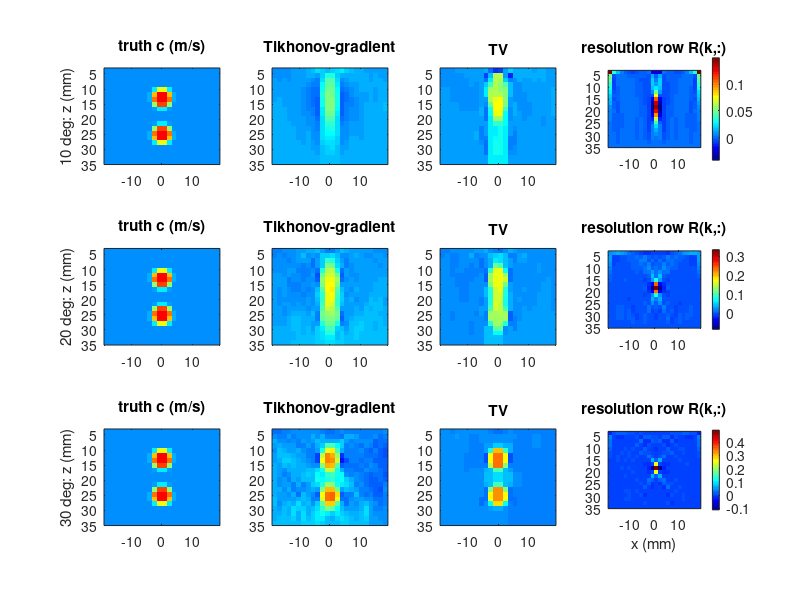

This figure's MATLAB source:
%% m13_sos_tomography_limited_angle.m
% Echo-mode (CUTE-type) sound-speed tomography toy with limited angular aperture.
% Purpose : Unknown: slowness deviation ds = 1/c - 1/c0 on a 24 x 20 grid of
%           1.6 mm pixels (x = +-19.2 mm under a 38.4 mm, 128 x 0.3 mm array;
%           z = 3 to 35 mm). For every pixel r (echoes come from speckle
%           everywhere) and steering angle th, the beamforming delay error is
%           the line integral of ds along the straight path from r to the
%           array at angle th:  L_th(r) = int ds dl.
%           Data = common-midangle differences between transmit/receive angle
%           pairs:  d = L_i + L_j - 2 L_m, with m = (i+j)/2, K = 7 angles in
%           [-thmax, thmax]. The absolute delay is never measured.
%           Inversion: Tikhonov with a gradient penalty (Hansen convention)
%              min ||A ds - d||^2 + lam^2 ||G ds||^2
%           and anisotropic TV by ADMM. Data are generated by fine ray
%           sampling of a smooth-edged truth (0.05 mm steps) and inverted with
%           bilinear 0.4 mm steps on the coarse grid, to avoid the inverse crime.
%           The 0-3 mm band above the grid is lumped into the top row (clamped weights).
%           The model-resolution matrix R = (A'A + lam^2 G'G)^-1 A'A shows
%           what the inversion can see: row k = how pixel k mixes its neighbours.
% Change  : thmax_list, noise_ns, the truth (kind = 'vpair', 'disk', 'hpair').
% Expect  : two inclusions 12 mm apart in depth merge into one vertical streak
%           at 10 deg and separate at 30 deg; the resolution row is several
%           times longer in z than in x; a horizontal layer is only weakly
%           sensed (its data scale as 2(sec th - 1) ~ th^2).
% Runtime : about 10 s in Octave.
clear; close all; rng(1);

c0 = 1540;                                   % reference sound speed (m/s)
Nx = 24; Nz = 20; dx = 1.6;                  % grid (pixels, mm)
xc = ((0:Nx-1) - (Nx-1)/2)*dx;               % lateral centres (mm)
zc = 3 + ((0:Nz-1) + 0.5)*dx;                % depth centres (mm)
Xh = 19.2;                                   % aperture half-width (mm)
np = Nx*Nz; K = 7; noise_ns = 5;             % unknowns, angles, delay noise std (ns)
kind = 'vpair';
sg = @(r, r0) 1./(1 + exp((r - r0)/0.4));    % smooth edge, 0.4 mm
switch kind
    case 'vpair', truth = @(x, z) 1540 + 50*(sg(hypot(x, z - 13), 3) + sg(hypot(x, z - 25), 3));
    case 'hpair', truth = @(x, z) 1540 + 50*(sg(hypot(x - 6, z - 19), 3) + sg(hypot(x + 6, z - 19), 3));
    otherwise,    truth = @(x, z) 1540 + 50*sg(hypot(x, z - 19), 5);
end
dsf = @(c) (1./c - 1/c0)*1e6;                % slowness deviation in ns/mm
[XX, ZZ] = meshgrid(xc, zc); ctrue = truth(XX, ZZ); ctrue = reshape(ctrue', [], 1);  % row-major: index = iz*Nx + ix

% gradient operator G (horizontal and vertical neighbour differences)
I = speye(np); G = [];
for iz = 0:Nz-1, for ix = 0:Nx-2, k = iz*Nx + ix + 1; G = [G; I(k + 1, :) - I(k, :)]; end, end %#ok<AGROW>
for iz = 0:Nz-2, for ix = 0:Nx-1, k = iz*Nx + ix + 1; G = [G; I(k + Nx, :) - I(k, :)]; end, end %#ok<AGROW>
GG = full(G'*G);                              % G stays sparse for fast products

fprintf('Layer sensitivity 2(sec th - 1) for the symmetric pair at +-th: 10 deg %.3f, 20 deg %.3f, 30 deg %.3f\n', ...
    2*(sec(pi/18) - 1), 2*(sec(pi/9) - 1), 2*(sec(pi/6) - 1));
kz0 = find(abs(zc - 19) == min(abs(zc - 19)), 1); kx0 = find(abs(xc - 0.8) == min(abs(xc - 0.8)), 1);
kpix = (kz0 - 1)*Nx + kx0;                   % pixel whose resolution row we inspect (x = 0.8, z = 19.0 mm)
fwhm = @(p, dd) dd*0.01*sum(interp1(1:numel(p), p, 1:0.01:numel(p)) >= max(p)/2);
thmax_list = [10 20 30];
figure('Position', [40 40 1100 800]); colormap(jet);
for q = 1:numel(thmax_list)
    tic;
    th = linspace(-thmax_list(q), thmax_list(q), K)*pi/180;
    Lr = zeros(np, np, K); Lt = zeros(np, K); ok = false(np, K);
    for a = 1:K
        S = []; W = []; Rw = [];
        for iz = 1:Nz
            rows = (iz - 1)*Nx + (1:Nx)'; z = zc(iz); x = xc(:);              % one depth row at a time
            ok(rows, a) = abs(x - z*tan(th(a))) <= Xh;
            Lp = z/cos(th(a));
            ns = ceil(Lp/0.4); tt = ((1:ns) - 0.5)*Lp/ns; w = Lp/ns;          % coarse model, 0.4 mm steps
            gx = min(max((x - tt*sin(th(a)) - xc(1))/dx, 0), Nx - 1 - 1e-9);  % Nx x ns grid coordinates
            gz = min(max((z - tt*cos(th(a)) - zc(1))/dx, 0), Nz - 1 - 1e-9);
            gz = repmat(gz, Nx, 1);
            i0 = floor(gx); j0 = floor(gz); fx = gx - i0; fz = gz - j0;
            i1 = min(i0 + 1, Nx - 1); j1 = min(j0 + 1, Nz - 1);
            S  = [S;  j0(:)*Nx + i0(:) + 1; j0(:)*Nx + i1(:) + 1; j1(:)*Nx + i0(:) + 1; j1(:)*Nx + i1(:) + 1]; %#ok<AGROW>
            W  = [W;  w*[(1 - fx(:)).*(1 - fz(:)); fx(:).*(1 - fz(:)); (1 - fx(:)).*fz(:); fx(:).*fz(:)]];    %#ok<AGROW>
            Rw = [Rw; repmat(repmat(rows, ns, 1), 4, 1)];                                                      %#ok<AGROW>
            nf = ceil(Lp/0.05); tf = ((1:nf) - 0.5)*Lp/nf;                     % fine truth, 0.05 mm steps
            Lt(rows, a) = sum(dsf(truth(x - tf*sin(th(a)), z - tf*cos(th(a)))), 2)*Lp/nf;
        end
        Lr(:, :, a) = accumarray([Rw S], W, [np np]);
    end
    A = []; d0 = [];
    for i = 1:K
        for j = i + 2:2:K
            m = (i + j)/2; use = ok(:, i) & ok(:, j) & ok(:, m);
            A  = [A;  Lr(use, :, i) + Lr(use, :, j) - 2*Lr(use, :, m)];   %#ok<AGROW>
            d0 = [d0; Lt(use, i) + Lt(use, j) - 2*Lt(use, m)];            %#ok<AGROW>
        end
    end
    d = d0 + noise_ns*randn(size(d0));
    AtA = A'*A; Atd = A'*d; s1 = sqrt(max(eig(AtA)));
    lr = logspace(-3, 0, 31); e = zeros(size(lr));
    for j = 1:numel(lr)
        x = (AtA + (lr(j)*s1)^2*GG)\Atd; e(j) = sqrt(mean((1./(1/c0 + x*1e-6) - ctrue).^2));
    end
    [eb, jb] = min(e); M = AtA + (lr(jb)*s1)^2*GG;
    x = M\Atd; cT = 1./(1/c0 + x*1e-6);
    Rm = M\AtA; row = reshape(Rm(kpix, :), Nx, Nz)';            % resolution row as an Nz x Nx image
    fprintf('\nthmax = %2d deg: %d data, rms data %.0f ns, sigma_max %.0f\n', thmax_list(q), size(A, 1), sqrt(mean(d0.^2)), s1);
    fprintf('  Tikhonov-gradient, oracle lambda = %.4f sigma_max: RMSE %.1f m/s, max c %.0f m/s (true 1590), trace(R) = %.0f of %d\n', ...
        lr(jb), eb, max(cT), trace(Rm), np);
    fprintf('  resolution row at (x, z) = (%.1f, %.1f) mm: FWHM axial %.1f mm, lateral %.1f mm\n', ...
        xc(kx0), zc(kz0), fwhm(row(:, kx0), dx), fwhm(row(kz0, :), dx));
    % ---- TV by ADMM: min 0.5||A x - d||^2 + mu ||G x||_1
    rho = 1e-2*s1^2; Rc = chol(AtA + rho*GG); mus = logspace(0, 2.5, 8); Gt = G'; ev = zeros(size(mus));
    for j = 1:numel(mus)
        zz = zeros(size(G, 1), 1); u = zz;
        for it = 1:200
            x = Rc\(Rc'\(Atd + rho*Gt*(zz - u))); w = G*x + u;
            zz = sign(w).*max(abs(w) - mus(j)/rho, 0); u = w - zz;
        end
        ev(j) = sqrt(mean((1./(1/c0 + x*1e-6) - ctrue).^2));
        if j == 1 || ev(j) < min(ev(1:j-1)), cV = 1./(1/c0 + x*1e-6); end
    end
    [evb, jv] = min(ev);
    fprintf('  TV (ADMM, 200 it), oracle mu = %.3g: RMSE %.1f m/s, max c %.0f m/s   [%.1f s]\n', mus(jv), evb, max(cV), toc);
    subplot(3, 4, 4*(q - 1) + 1); imagesc(xc, zc, reshape(ctrue, Nx, Nz)', [1520 1600]); axis image; title('truth c (m/s)'); ylabel(sprintf('%d deg: z (mm)', thmax_list(q)));
    subplot(3, 4, 4*(q - 1) + 2); imagesc(xc, zc, reshape(cT, Nx, Nz)', [1520 1600]); axis image; title('Tikhonov-gradient');
    subplot(3, 4, 4*(q - 1) + 3); imagesc(xc, zc, reshape(cV, Nx, Nz)', [1520 1600]); axis image; title('TV');
    subplot(3, 4, 4*(q - 1) + 4); imagesc(xc, zc, row); axis image; title('resolution row R(k,:)'); colorbar;
end
xlabel('x (mm)');
